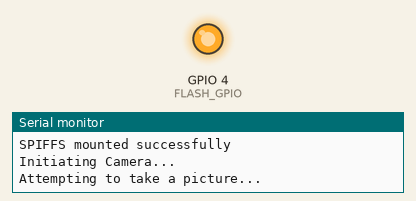
Simulated run of this sketch. Board: ESP32. Shown: output pins drawn as LEDs (lit = HIGH), the last lines printed to the serial monitor. WiFi joins after 1.5 s; servers stay silent unless stated; storage starts empty; EEPROM starts erased; the camera gives no picture. At 4.1 s the program puts the board to deep sleep or switches it off; the recording ends there.

Above: at 0.4 s.
At 2.0 s:
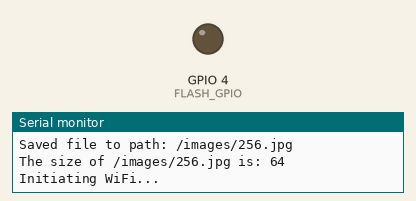
Timing chart, 0 to 3.5 s (numbered marks = the images above):
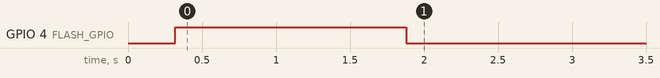

Measured:
- by itself, GPIO 4 (FLASH_GPIO): LOW → HIGH at 0.32 s, → LOW 1.6 s later

The sketch:

security_camera_final.ino
```cpp
#include "esp_camera.h"
#include "Arduino.h"
#include "FS.h"
#include "SPIFFS.h"
#include "soc/soc.h"
#include "soc/rtc_cntl_reg.h"
#include "driver/rtc_io.h"
#include <EEPROM.h>
#include "WiFi.h"
#include <Firebase_ESP_Client.h>
#include <addons/TokenHelper.h>

#define API_KEY "AIzaSyAVj7INM7guffGsZhXLNSydDBEmYakAQLk"
#define STORAGE_BUCKET_ID "projectgroup12-2f2a2.appspot.com"

#define USER_EMAIL "esp32_ai-thinker@kth.se"
#define USER_PASSWORD "KTH-Link-12"

//define Firebase data objects
FirebaseData fbdo;
FirebaseAuth auth;
FirebaseConfig configF;

//WIFI
const char* ssid = "ASUS 2.5GHz";
const char* password = "GEZAgezaGEZA";

#define FLASH_GPIO 4
#define ESP32_AND_FIREBASE_FILEPATH "/images/"

// OV2640 camera module pins (CAMERA_MODEL_AI_THINKER)
#define PWDN_GPIO_NUM     32
#define RESET_GPIO_NUM    -1
#define XCLK_GPIO_NUM      0
#define SIOD_GPIO_NUM     26
#define SIOC_GPIO_NUM     27
#define Y9_GPIO_NUM       35
#define Y8_GPIO_NUM       34
#define Y7_GPIO_NUM       39
#define Y6_GPIO_NUM       36
#define Y5_GPIO_NUM       21
#define Y4_GPIO_NUM       19
#define Y3_GPIO_NUM       18
#define Y2_GPIO_NUM        5
#define VSYNC_GPIO_NUM    25
#define HREF_GPIO_NUM     23
#define PCLK_GPIO_NUM     22

/*INITIATIONS*/
void init_wifi(){
  WiFi.begin(ssid, password);
  while (WiFi.status() != WL_CONNECTED) {
    delay(1000);
    Serial.println("Connecting to WiFi...");
  }
}

void init_camera(){
  camera_config_t config;
  config.ledc_channel = LEDC_CHANNEL_0;
  config.ledc_timer = LEDC_TIMER_0;
  config.pin_d0 = Y2_GPIO_NUM;
  config.pin_d1 = Y3_GPIO_NUM;
  config.pin_d2 = Y4_GPIO_NUM;
  config.pin_d3 = Y5_GPIO_NUM;
  config.pin_d4 = Y6_GPIO_NUM;
  config.pin_d5 = Y7_GPIO_NUM;
  config.pin_d6 = Y8_GPIO_NUM;
  config.pin_d7 = Y9_GPIO_NUM;
  config.pin_xclk = XCLK_GPIO_NUM;
  config.pin_pclk = PCLK_GPIO_NUM;
  config.pin_vsync = VSYNC_GPIO_NUM;
  config.pin_href = HREF_GPIO_NUM;
  config.pin_sscb_sda = SIOD_GPIO_NUM;
  config.pin_sscb_scl = SIOC_GPIO_NUM;
  config.pin_pwdn = PWDN_GPIO_NUM;
  config.pin_reset = RESET_GPIO_NUM;
  config.xclk_freq_hz = 20000000;
  config.pixel_format = PIXFORMAT_JPEG;

  if (psramFound()) {
    config.frame_size = FRAMESIZE_UXGA;
    config.jpeg_quality = 10;
    config.fb_count = 2;
  }
  else {
    config.frame_size = FRAMESIZE_SVGA;
    config.jpeg_quality = 12;
    config.fb_count = 1;
  }
  esp_err_t err = esp_camera_init(&config); //Camera init
  if (err != ESP_OK) {
    Serial.printf("Camera init failed with error 0x%x", err);
    ESP.restart();
  }
}

void init_spiffs(){
  if (!SPIFFS.begin(true)) {
    Serial.println("An Error has occurred while mounting SPIFFS");
    ESP.restart();
  }
  else {
    Serial.println("SPIFFS mounted successfully");
  }
}

void init_firebase(){
  configF.api_key = API_KEY;
  auth.user.email = USER_EMAIL;
  auth.user.password = USER_PASSWORD;
  configF.token_status_callback = tokenStatusCallback;

  Firebase.begin(&configF, &auth);
  Firebase.reconnectWiFi(true);
}

/*ACTION, Methods that do stuff other than inits*/
String convert_to_string(char* a, int size){
  int i;
  String s = "";
  for (i = 0; i < size; i++) {
      s = s + a[i];
  }
  return s;
}

String path = "";
String photo = "";
int picture_number = 0;

void flash_on(){
  digitalWrite(FLASH_GPIO, HIGH);
}
void flash_off(){
  digitalWrite(FLASH_GPIO, LOW);
  //rtc_gpio_hold_en(4);
}

void take_picture(){
  flash_on();
  EEPROM.begin(256);
  picture_number = EEPROM.read(0) + 1;
  photo = String(picture_number) + ".jpg";

  camera_fb_t * fb = NULL;

  //Capture picture
  delay(1000);
  fb = esp_camera_fb_get();
  delay(500);
  flash_off();

  if(!fb){
    Serial.println("Camera Failed to Capture");
    return;
  }

  path = ESP32_AND_FIREBASE_FILEPATH + photo;

  File file = SPIFFS.open(path.c_str(), FILE_WRITE);
  if(!file){
    Serial.println("Failed to open file in writing mode");
  }
  else {
    file.write(fb->buf, fb->len);
    Serial.printf("Saved file to path: %s\n", path.c_str());
    file.close();

    EEPROM.write(0, picture_number);
    EEPROM.commit();

    //debugging
    File file = SPIFFS.open(path.c_str());
    Serial.printf("The size of %s is: %d\n", path.c_str(), file.size());
  }
  esp_camera_fb_return(fb);
}

void setup() {
  pinMode(FLASH_GPIO, OUTPUT);
  flash_off();
  WRITE_PERI_REG(RTC_CNTL_BROWN_OUT_REG, 0); // Turn-off the 'brownout detector'

  Serial.begin(115200);  // Serial port for debugging purposes
  Serial.println("\n\n\n___KTH-Link___");

  Serial.println("Initiating SD-card...");
  init_spiffs();

  Serial.println("Initiating Camera...");
  init_camera();

  Serial.println("Attempting to take a picture...");
  take_picture();

  Serial.println("Initiating WiFi...");
  init_wifi();

  Serial.println("Initiating Firebase...");
  init_firebase();


  if (Firebase.ready()){
    Serial.print("Uploading picture... ");
    if (Firebase.Storage.upload(&fbdo, STORAGE_BUCKET_ID, path, mem_storage_type_flash, path, "image/jpeg")){
      Serial.printf("\nDownload URL: %s\n", fbdo.downloadURL().c_str());
    }
    else{
      Serial.println(fbdo.errorReason());
    }
  }

  if(!SPIFFS.format()){
    Serial.println("SPIFFS: ERROR formating");
  }

  esp_sleep_enable_ext0_wakeup(GPIO_NUM_13, 1);
  Serial.println("Going to sleep now, Zzz...");
  esp_deep_sleep_start();
}

void loop() {}
```
